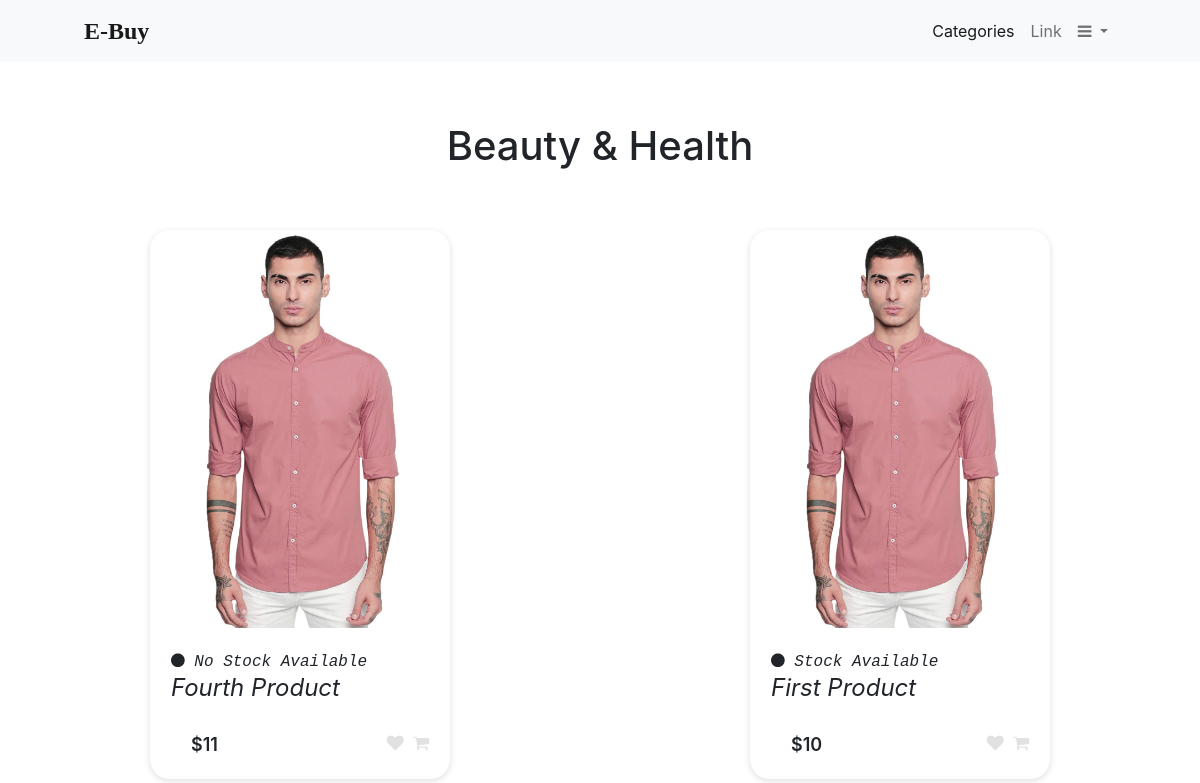
/products/categories/beauty-health/, run on the app's committed database.
### product/models.py (models this page shows, shortened)
class Category(models.Model):
    title=models.CharField(max_length=100)
    slug=models.SlugField(null=True,blank=True)
    class Meta:
        verbose_name = 'Category'
        verbose_name_plural='Categories'
    def __str__(self):
        return self.title

class Product(models.Model):
    class StatusChoices(models.TextChoices):
        AVAILABLE="SA",_("Stock Available")
        OUTOFSTOCK="NSA",_("No Stock Available")
    id = models.UUIDField(primary_key=True, default=uuid.uuid4, editable=False)
    title=models.CharField(max_length=256)
    slug=models.SlugField(blank=True,null=True)
    description=models.TextField()
    image=models.ImageField(blank=True,null=True)
    status=models.CharField(max_length=3,choices=StatusChoices.choices,default=StatusChoices.AVAILABLE)
    published_date=models.DateTimeField(auto_now_add=True)
    price=models.IntegerField(default=0)
    wishlist_users=models.ManyToManyField(UserProfile,related_name="wishlist_products",blank=True)
    category=models.ForeignKey('Category',on_delete=models.SET_NULL,null=True)
    def __str__(self):
        return self.title[:50]

### product/views.py (the view, shortened to what this page needs)
# urls.py: path('products/categories/<slug:slug>/',CategoryProductListView.as_view(),name="category_products"),
class CategoryProductListView(ListView):
    model=Product
    context_object_name='category_products'
    template_name='product/category_product_list.html'
    ordering=['-published_date']
    paginate_by=20
    def get_queryset(self):
        return super().get_queryset().filter(category__slug=self.kwargs['slug'])
    def get_context_data(self, **kwargs):
        data=super().get_context_data(**kwargs)
        data['category']=Category.objects.get(slug=self.kwargs['slug'])
        print(data)
        return data

### templates/product/category_product_list.html (shortened to what this page needs)
{% extends "base.html" %}
{% load static %}
{% block head %}
<link rel="stylesheet" href={% static 'css/product/home.css' %}>
{% endblock %}
{% block content %}
    <main class="page-content">
        <h1 class="page-title">{{category.title}}</h1>
        <section class="product-card-set">
            {% for product in category_products %}
            <div class="product-card">
                <a href={% url 'detail' product.slug %}>
                    <div class="product-tumb">
                        <img src={% static 'images/sample_product.jpg' %} alt="" />
                    </div>
                <div class="product-details">
                    <span class="product-status"> {{product.get_status_display}}</span>
                    <h4 class="product-title"><a href={% url 'detail' product.slug %}>{{product.title}}</a></h4>
                    <div class="product-bottom-details">
                        <div class="product-price">${{product.price}}</div>
                        <div class="product-links">
                            <a id="wishlist-button" href={% url 'add_to_wishlist' product.id %}>
                                {% if product.is_wishlisted %}
                                <i class="fa fa-heart yellow-wishlisted"></i>
                                {% else %}
                                <i class="fa fa-heart"></i>
                                {% endif %}
                            <a href={% url 'add_to_cart' product.id %}>
                                {% if product.is_in_cart %}
                                <i class="fa fa-shopping-cart yellow-wishlisted"></i>
                                {% else %}
                                <i class="fa fa-shopping-cart"></i>
                                {% endif %}
                        </div>
                    </div>
                </div>
            </div>
            {% endfor %}
        </section>
    </main>
{% endblock %}

### static/css/base.css (style rules this page uses)
* { box-sizing: border-box; scroll-behavior: smooth; }
body, html { padding: 0; margin: 0; font-family: -apple-system, BlinkMacSystemFont, Segoe UI, Roboto, Oxygen, Ubuntu, Cantarell, Fira Sans, Droid Sans, Helvetica Neue, sans-serif; }
a { text-decoration: none; color: inherit; }

### static/css/product/home.css (style rules this page uses)
.product-card-set { display: flex; flex-wrap: wrap; flex-direction: row; justify-content: space-around; margin-top: 5%; }
.product-card { width: 300px; position: relative; box-shadow: 0 2px 7px #dfdfdf; margin-left: 5%; margin-right: 5%; border-radius: 20px; padding: 1px; margin-bottom: 5%; }
.product-tumb { display: flex; align-items: center; justify-content: center; }
.product-tumb img { max-width: 100%; max-height: 100%; border-radius: 20px; }
.product-bottom-details { overflow: hidden; border-top: 0 0.5px 5px #dfdfdf; padding-top: 20px; padding-left: 20px; }
.product-bottom-details div { float: left; width: 50%; }
.product-price { font-size: 18px; font-weight: 600; }
.product-links { text-align: right; }
.product-links a { display: inline-block; margin-left: 5px; color: #e1e1e1; transition: 0.3s; font-size: 17px; }
.product-title { font-size: 1.5rem; font-style: oblique; font-family: unset; font-weight: 400; text-transform: capitalize; }
.product-status { font-style: italic; font-family: monospace; }
.product-details { margin: 20px; }
.page-title { text-align: center; margin-top: 5%; }

### data on the page
Category: title "Beauty & Health"
Product: status "No Stock Available", title "Fourth Product", price "11"
Product: status "Stock Available", title "First Product", price "10"
